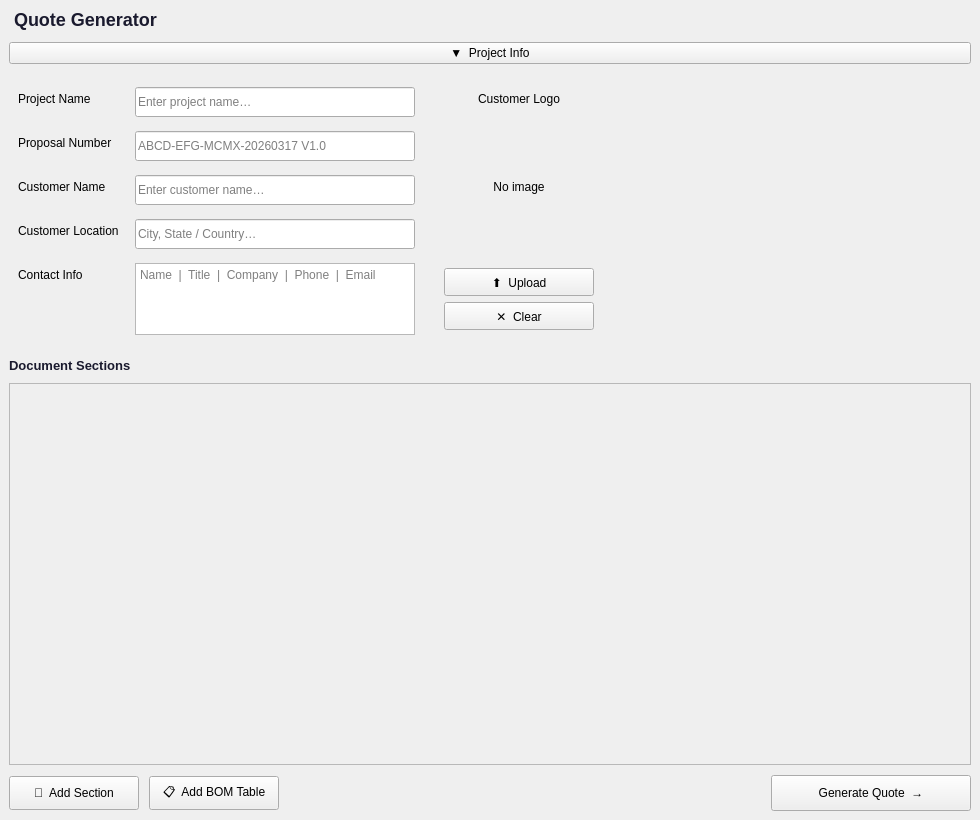
<?xml version="1.0" encoding="UTF-8"?>
<ui version="4.0">
  <class>MainWindow</class>
  <widget class="QMainWindow" name="MainWindow">

    <property name="geometry">
      <rect><x>0</x><y>0</y><width>980</width><height>820</height></rect>
    </property>
    <property name="windowTitle"><string>Quote Generator</string></property>

    <widget class="QWidget" name="centralwidget">
      <layout class="QVBoxLayout" name="verticalLayout_main">
        <property name="spacing"><number>10</number></property>

        <!-- ══ App header bar ══════════════════════════════════════════ -->
        <item>
          <widget class="QLabel" name="label_app_title">
            <property name="text"><string>Quote Generator</string></property>
            <property name="styleSheet">
              <string>font-size:18px;font-weight:700;color:#1a1a2e;padding-bottom:2px;</string>
            </property>
          </widget>
        </item>

        <!-- ══ Collapse toggle ══════════════════════════════════════════ -->
        <item>
          <widget class="QPushButton" name="button_collapse_top">
            <property name="text"><string>▼  Project Info</string></property>
            <property name="cursor"><cursorShape>PointingHandCursor</cursorShape></property>
          </widget>
        </item>

        <!-- ══ Project Info panel ═══════════════════════════════════════ -->
        <item>
          <widget class="QWidget" name="widget_top_panel">
            <property name="sizePolicy">
              <sizepolicy hsizetype="Preferred" vsizetype="Preferred">
                <horstretch>0</horstretch><verstretch>0</verstretch>
              </sizepolicy>
            </property>

            <!-- Outer horizontal: fields left | picture right -->
            <layout class="QHBoxLayout" name="horizontalLayout_top_panel">
              <property name="spacing"><number>20</number></property>

              <!-- Left: form fields -->
              <item>
                <layout class="QFormLayout" name="formLayout_top">
                  <property name="horizontalSpacing"><number>16</number></property>
                  <property name="verticalSpacing"><number>10</number></property>
                  <property name="fieldGrowthPolicy">
                    <enum>QFormLayout::ExpandingFieldsGrow</enum>
                  </property>

                  <item row="0" column="0">
                    <widget class="QLabel" name="label_project">
                      <property name="text"><string>Project Name</string></property>
                    </widget>
                  </item>
                  <item row="0" column="1">
                    <widget class="QLineEdit" name="lineEdit_project">
                      <property name="placeholderText"><string>Enter project name…</string></property>
                      <property name="minimumSize"><size><width>280</width><height>30</height></size></property>
                    </widget>
                  </item>

                  <item row="1" column="0">
                    <widget class="QLabel" name="label_proposal">
                      <property name="text"><string>Proposal Number</string></property>
                    </widget>
                  </item>
                  <item row="1" column="1">
                    <widget class="QLineEdit" name="lineEdit_proposal">
                      <property name="placeholderText"><string>ABCD-EFG-MCMX-20260317 V1.0</string></property>
                      <property name="minimumSize"><size><width>280</width><height>30</height></size></property>
                    </widget>
                  </item>

                  <item row="2" column="0">
                    <widget class="QLabel" name="label_customer">
                      <property name="text"><string>Customer Name</string></property>
                    </widget>
                  </item>
                  <item row="2" column="1">
                    <widget class="QLineEdit" name="lineEdit_customer">
                      <property name="placeholderText"><string>Enter customer name…</string></property>
                      <property name="minimumSize"><size><width>280</width><height>30</height></size></property>
                    </widget>
                  </item>

                  <item row="3" column="0">
                    <widget class="QLabel" name="label_location">
                      <property name="text"><string>Customer Location</string></property>
                    </widget>
                  </item>
                  <item row="3" column="1">
                    <widget class="QLineEdit" name="lineEdit_location">
                      <property name="placeholderText"><string>City, State / Country…</string></property>
                      <property name="minimumSize"><size><width>280</width><height>30</height></size></property>
                    </widget>
                  </item>

                  <item row="4" column="0">
                    <widget class="QLabel" name="label_contact">
                      <property name="text"><string>Contact Info</string></property>
                    </widget>
                  </item>
                  <item row="4" column="1">
                    <widget class="QTextEdit" name="textEdit_contact">
                      <property name="placeholderText"><string>Name  |  Title  |  Company  |  Phone  |  Email</string></property>
                      <property name="minimumSize"><size><width>280</width><height>72</height></size></property>
                      <property name="maximumSize"><size><width>16777215</width><height>72</height></size></property>
                    </widget>
                  </item>

                </layout>
              </item>

              <!-- Right: customer logo group -->
              <item>
                <widget class="QWidget" name="widget_picture_group">
                  <property name="maximumSize">
                    <size><width>170</width><height>16777215</height></size>
                  </property>
                  <layout class="QVBoxLayout" name="verticalLayout_picture_area">
                    <property name="spacing"><number>6</number></property>
                    <item>
                      <widget class="QLabel" name="label_picture">
                        <property name="text"><string>Customer Logo</string></property>
                        <property name="alignment"><set>Qt::AlignCenter</set></property>
                      </widget>
                    </item>
                    <item>
                      <widget class="QLabel" name="label_picture_preview">
                        <property name="text"><string>No image</string></property>
                        <property name="alignment"><set>Qt::AlignCenter</set></property>
                        <property name="minimumSize"><size><width>150</width><height>150</height></size></property>
                        <property name="maximumSize"><size><width>150</width><height>150</height></size></property>
                      </widget>
                    </item>
                    <item>
                      <widget class="QPushButton" name="button_upload_picture">
                        <property name="text"><string>⬆  Upload</string></property>
                        <property name="minimumSize"><size><width>150</width><height>28</height></size></property>
                        <property name="maximumSize"><size><width>150</width><height>28</height></size></property>
                      </widget>
                    </item>
                    <item>
                      <widget class="QPushButton" name="button_clear_picture">
                        <property name="text"><string>✕  Clear</string></property>
                        <property name="minimumSize"><size><width>150</width><height>28</height></size></property>
                        <property name="maximumSize"><size><width>150</width><height>28</height></size></property>
                      </widget>
                    </item>
                  </layout>
                </widget>
              </item>

              <!-- Push everything left -->
              <item>
                <spacer>
                  <property name="orientation"><enum>Qt::Horizontal</enum></property>
                  <property name="sizeHint" stdset="0"><size><width>40</width><height>20</height></size></property>
                </spacer>
              </item>

            </layout>
          </widget>
        </item>

        <!-- ══ Section heading ══════════════════════════════════════════ -->
        <item>
          <widget class="QLabel" name="label_sections_heading">
            <property name="text"><string>Document Sections</string></property>
            <property name="styleSheet">
              <string>font-weight:700;font-size:13px;color:#1a1a2e;</string>
            </property>
          </widget>
        </item>

        <!-- ══ Scroll area ══════════════════════════════════════════════ -->
        <item>
          <widget class="QScrollArea" name="scrollArea_sections">
            <property name="widgetResizable"><bool>true</bool></property>
            <property name="sizePolicy">
              <sizepolicy hsizetype="Expanding" vsizetype="Expanding">
                <horstretch>0</horstretch><verstretch>1</verstretch>
              </sizepolicy>
            </property>
            <property name="minimumSize"><size><width>0</width><height>160</height></size></property>
            <widget class="QWidget" name="scrollAreaWidgetContents">
              <layout class="QVBoxLayout" name="verticalLayout_sections">
                <property name="spacing"><number>12</number></property>
              </layout>
            </widget>
          </widget>
        </item>

        <!-- ══ Bottom toolbar ═══════════════════════════════════════════ -->
        <item>
          <layout class="QHBoxLayout" name="horizontalLayout_buttons">
            <property name="spacing"><number>10</number></property>
            <item>
              <widget class="QPushButton" name="button_add_paragraph">
                <property name="text"><string>📄  Add Section</string></property>
                <property name="minimumSize"><size><width>130</width><height>34</height></size></property>
              </widget>
            </item>
            <item>
              <widget class="QPushButton" name="button_add_table">
                <property name="text"><string>📋  Add BOM Table</string></property>
                <property name="minimumSize"><size><width>130</width><height>34</height></size></property>
              </widget>
            </item>
            <item>
              <spacer name="horizontalSpacer_buttons">
                <property name="orientation"><enum>Qt::Horizontal</enum></property>
                <property name="sizeHint" stdset="0"><size><width>40</width><height>20</height></size></property>
              </spacer>
            </item>
            <item>
              <widget class="QPushButton" name="button_generate_doc">
                <property name="text"><string>Generate Quote  →</string></property>
                <property name="minimumSize"><size><width>200</width><height>36</height></size></property>
              </widget>
            </item>
          </layout>
        </item>

      </layout>
    </widget>
  </widget>
  <resources/>
  <connections/>
</ui>
